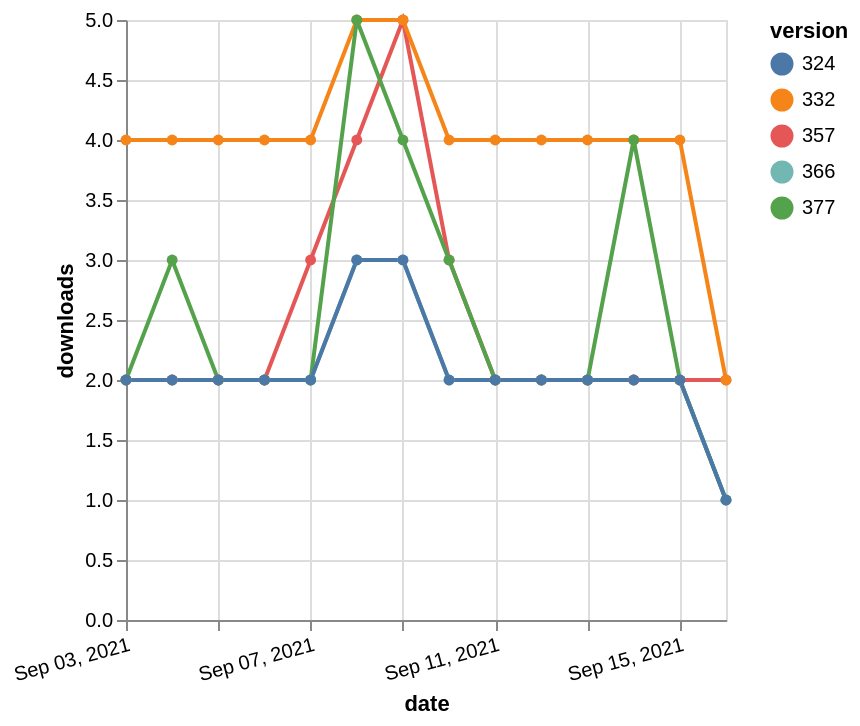

Specify this chart in Vega-Lite:
### Vega-Lite specification from a JSON file in a GitHub repository (floating-point values rounded to 4 significant figures)
{"$schema": "https://vega.github.io/schema/vega-lite/v5.json", "description": "A simple bar chart with embedded data.", "data": {"values": [{"date": "2021-09-03", "total": 2344, "delta": 2, "version": "366"}, {"date": "2021-09-04", "total": 2346, "delta": 2, "version": "366"}, {"date": "2021-09-05", "total": 2348, "delta": 2, "version": "366"}, {"date": "2021-09-06", "total": 2350, "delta": 2, "version": "366"}, {"date": "2021-09-07", "total": 2352, "delta": 2, "version": "366"}, {"date": "2021-09-08", "total": 2355, "delta": 3, "version": "366"}, {"date": "2021-09-09", "total": 2358, "delta": 3, "version": "366"}, {"date": "2021-09-10", "total": 2360, "delta": 2, "version": "366"}, {"date": "2021-09-11", "total": 2362, "delta": 2, "version": "366"}, {"date": "2021-09-12", "total": 2364, "delta": 2, "version": "366"}, {"date": "2021-09-13", "total": 2366, "delta": 2, "version": "366"}, {"date": "2021-09-14", "total": 2368, "delta": 2, "version": "366"}, {"date": "2021-09-15", "total": 2370, "delta": 2, "version": "366"}, {"date": "2021-09-16", "total": 2371, "delta": 1, "version": "366"}, {"date": "2021-09-03", "total": 2962, "delta": 2, "version": "357"}, {"date": "2021-09-04", "total": 2964, "delta": 2, "version": "357"}, {"date": "2021-09-05", "total": 2966, "delta": 2, "version": "357"}, {"date": "2021-09-06", "total": 2968, "delta": 2, "version": "357"}, {"date": "2021-09-07", "total": 2971, "delta": 3, "version": "357"}, {"date": "2021-09-08", "total": 2975, "delta": 4, "version": "357"}, {"date": "2021-09-09", "total": 2980, "delta": 5, "version": "357"}, {"date": "2021-09-10", "total": 2983, "delta": 3, "version": "357"}, {"date": "2021-09-11", "total": 2985, "delta": 2, "version": "357"}, {"date": "2021-09-12", "total": 2987, "delta": 2, "version": "357"}, {"date": "2021-09-13", "total": 2989, "delta": 2, "version": "357"}, {"date": "2021-09-14", "total": 2991, "delta": 2, "version": "357"}, {"date": "2021-09-15", "total": 2993, "delta": 2, "version": "357"}, {"date": "2021-09-16", "total": 2995, "delta": 2, "version": "357"}, {"date": "2021-09-03", "total": 5091, "delta": 4, "version": "332"}, {"date": "2021-09-04", "total": 5095, "delta": 4, "version": "332"}, {"date": "2021-09-05", "total": 5099, "delta": 4, "version": "332"}, {"date": "2021-09-06", "total": 5103, "delta": 4, "version": "332"}, {"date": "2021-09-07", "total": 5107, "delta": 4, "version": "332"}, {"date": "2021-09-08", "total": 5112, "delta": 5, "version": "332"}, {"date": "2021-09-09", "total": 5117, "delta": 5, "version": "332"}, {"date": "2021-09-10", "total": 5121, "delta": 4, "version": "332"}, {"date": "2021-09-11", "total": 5125, "delta": 4, "version": "332"}, {"date": "2021-09-12", "total": 5129, "delta": 4, "version": "332"}, {"date": "2021-09-13", "total": 5133, "delta": 4, "version": "332"}, {"date": "2021-09-14", "total": 5137, "delta": 4, "version": "332"}, {"date": "2021-09-15", "total": 5141, "delta": 4, "version": "332"}, {"date": "2021-09-16", "total": 5143, "delta": 2, "version": "332"}, {"date": "2021-09-03", "total": 2163, "delta": 2, "version": "377"}, {"date": "2021-09-04", "total": 2166, "delta": 3, "version": "377"}, {"date": "2021-09-05", "total": 2168, "delta": 2, "version": "377"}, {"date": "2021-09-06", "total": 2170, "delta": 2, "version": "377"}, {"date": "2021-09-07", "total": 2172, "delta": 2, "version": "377"}, {"date": "2021-09-08", "total": 2177, "delta": 5, "version": "377"}, {"date": "2021-09-09", "total": 2181, "delta": 4, "version": "377"}, {"date": "2021-09-10", "total": 2184, "delta": 3, "version": "377"}, {"date": "2021-09-11", "total": 2186, "delta": 2, "version": "377"}, {"date": "2021-09-12", "total": 2188, "delta": 2, "version": "377"}, {"date": "2021-09-13", "total": 2190, "delta": 2, "version": "377"}, {"date": "2021-09-14", "total": 2194, "delta": 4, "version": "377"}, {"date": "2021-09-15", "total": 2196, "delta": 2, "version": "377"}, {"date": "2021-09-16", "total": 2197, "delta": 1, "version": "377"}, {"date": "2021-09-03", "total": 2685, "delta": 2, "version": "324"}, {"date": "2021-09-04", "total": 2687, "delta": 2, "version": "324"}, {"date": "2021-09-05", "total": 2689, "delta": 2, "version": "324"}, {"date": "2021-09-06", "total": 2691, "delta": 2, "version": "324"}, {"date": "2021-09-07", "total": 2693, "delta": 2, "version": "324"}, {"date": "2021-09-08", "total": 2696, "delta": 3, "version": "324"}, {"date": "2021-09-09", "total": 2699, "delta": 3, "version": "324"}, {"date": "2021-09-10", "total": 2701, "delta": 2, "version": "324"}, {"date": "2021-09-11", "total": 2703, "delta": 2, "version": "324"}, {"date": "2021-09-12", "total": 2705, "delta": 2, "version": "324"}, {"date": "2021-09-13", "total": 2707, "delta": 2, "version": "324"}, {"date": "2021-09-14", "total": 2709, "delta": 2, "version": "324"}, {"date": "2021-09-15", "total": 2711, "delta": 2, "version": "324"}, {"date": "2021-09-16", "total": 2712, "delta": 1, "version": "324"}]}, "width": "container", "mark": {"type": "line", "point": {"filled": true}}, "encoding": {"x": {"field": "date", "type": "temporal", "timeUnit": "yearmonthdate", "title": "date", "axis": {"labelAngle": -15}}, "y": {"field": "delta", "type": "quantitative", "title": "downloads"}, "color": {"field": "version", "type": "nominal"}, "tooltip": {"field": "delta"}}}
